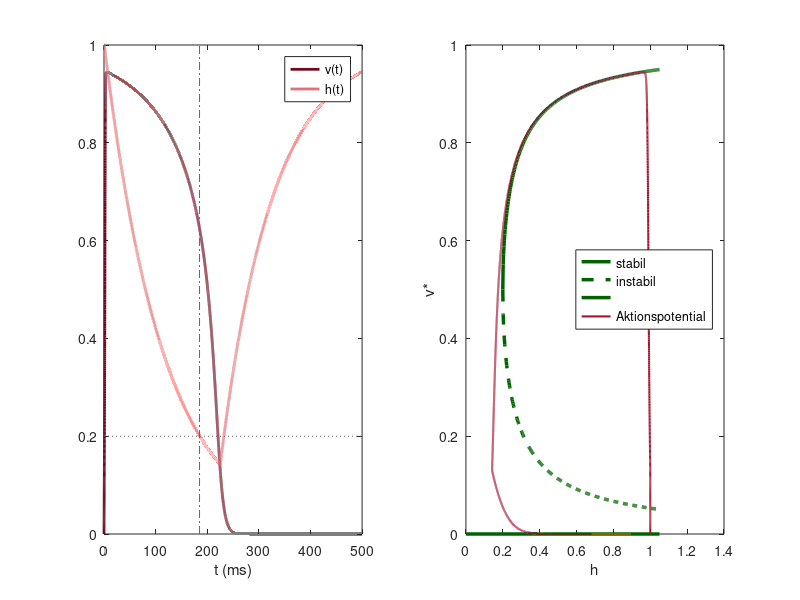

Here is the MATLAB script that generated this plot:
% Abb. 3.24: Aktionspotential des Mitchell-Schaeffer-Modells (Buch, Abschnitt 3.5, Gl. 3.29 und 3.30)
% Reiz bei t = 0; links v(t) und h(t), rechts stationäre Zustände von v in Abhängigkeit von h und der Weg des Aktionspotentials
% (c) 2026 Philipp Kügler · Programm zum Buch „Dynamische Systeme in den Lebenswissenschaften“ · MIT-Lizenz (siehe LICENSE)
tin = 0.3; tout = 6; topen = 100; tclose = 115; vgate = 0.13;   % Parameter in ms
hc = 4 * tin / tout;
J = 0.2; dauer = 2; dt = 0.01;

T = 500; reize = 0; h_fest = false;
N = round(T / dt); t = dt * (0:N);
Jt = zeros(1, N + 1);
for s = reize
    Jt(t >= s - 1e-9 & t < s + dauer - 1e-9) = J;  % Reizstrom J für 'dauer' ms ab jedem Reiz
end
v = zeros(1, N + 1); h = ones(1, N + 1);
for n = 1:N                                         % Euler-Verfahren
    dv = h(n) * v(n)^2 * (1 - v(n)) / tin - v(n) / tout + Jt(n);
    if h_fest, dh = 0;
    elseif v(n) < vgate, dh = (1 - h(n)) / topen;
    else, dh = -h(n) / tclose;
    end
    v(n + 1) = v(n) + dt * dv; h(n + 1) = h(n) + dt * dh;
end
d = t(find(diff(sign(v - 0.1)) ~= 0));              % Beginn und Ende der Aktionspotentiale (v = 0.1)
apd = d(2) - d(1);
tf = tclose * log(1 / hc);
fprintf('APD = %.1f ms,  h = h_c nach tclose ln(1/h_c) = %.1f ms\n', apd, tf);
subplot(1, 2, 1);
plot(t, v, 'Color', [0.43 0.04 0.12], 'LineWidth', 2); hold on
plot(t, h, 'Color', [0.89 0.44 0.49], 'LineWidth', 2);
plot([0 500], [hc hc], ':', 'Color', [0.4 0.4 0.4]); plot([tf tf], [0 1], '-.', 'Color', [0.4 0.4 0.4]); hold off
xlabel('t (ms)'); legend('v(t)', 'h(t)');
subplot(1, 2, 2);
gruen = [0 0.39 0];
H = linspace(hc, 1.05, 400); W = sqrt(1 - hc ./ H);
plot(H, (1 + W) / 2, 'Color', gruen, 'LineWidth', 2.5); hold on
plot(H, (1 - W) / 2, '--', 'Color', gruen, 'LineWidth', 2.5);
plot([0 1.05], [0 0], 'Color', gruen, 'LineWidth', 2.5);
plot(h, v, 'Color', [0.64 0.08 0.18], 'LineWidth', 1.5); hold off
xlabel('h'); ylabel('v*'); legend('stabil', 'instabil', '', 'Aktionspotential', 'Location', 'east');
